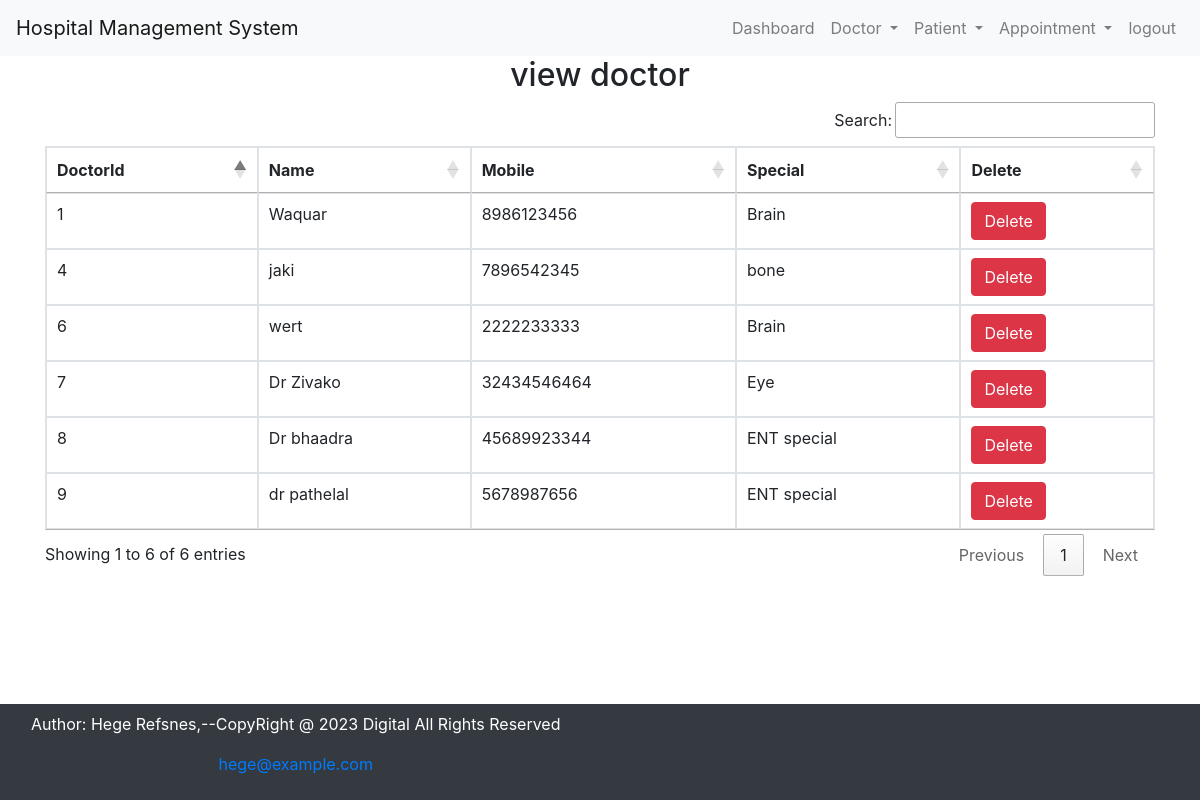
/view_doctor/ (signed in), run on the app's committed database.
### Hospital/models.py (models this page shows, shortened)
class Doctor(models.Model):
    Name=models.CharField(max_length=50)
    mobile=models.IntegerField()
    special=models.CharField(max_length=50)

### Hospital/views.py (the view)
# urls.py: path('view_doctor/',View_Doctor,name='view_doctor'),
def View_Doctor(request):
     if not request.user.is_staff:
          return redirect('login')
     doc=Doctor.objects.all()
     d={'doc':doc}
     return render(request,'view_doctor.html',d)

### Hospital/templates/view_doctor.html
{% include 'base.html' %}
{% include 'navigation.html' %}
{% block content %}
  <div class="container">
    <h2 class='text-center'>view doctor</h2>
    <table  id="example" class="table table-bordered">
      <thead>
        <tr>
                <th>DoctorId</th>
                <th>Name</th>
                <th>Mobile</th>
                <th>Special</th>
                <th>Delete</th>
        </tr>
      </thead>
      <tbody>
        {% for  i in doc %}
        <tr>
            <td>{{i.id}}</td>
            <td>{{i.Name}}</td>
            <td>{{i.mobile}}</td>
            <td>{{i.special}}</td>
            <td><a href='{% url 'delete_doctor' i.id %}'
                   onclick='return confirm('are u sure you want to delete?')' class='btn btn-danger'>Delete</a>
            </td>
        </tr>
        {% endfor %}
      </tbody>
    </table>
  </div>
{% endblock content  %}
{% include 'footer.html' %}

### Hospital/templates/base.html (shortened to what this page needs)
{% load static %}
<!doctype html>
<html lang="en">
  <head>
    <link rel="stylesheet" href="https://cdn.jsdelivr.net/npm/bootstrap@4.6.2/dist/css/bootstrap.min.css">
<link rel="stylesheet" href="https://use.fontawesome.com/releases/v5.7.0/css/all.css">
<link rel="stylesheet" type='text/css' href="{% static 'css/mystyle.css' %}">
<link rel="stylesheet" href="https://cdn.datatables.net/1.13.6/css/jquery.dataTables.min.css"/>
<link rel="stylesheet" href="https://cdn.datatables.net/buttons/2.4.1/css/buttons.dataTables.min.css"/>
  </head>
  <body>
  </body>
</html>

### Hospital/templates/navigation.html (shortened to what this page needs)
<nav class="navbar navbar-expand-lg navbar-light bg-light">
    <a class="navbar-brand" href="#">Hospital Management System</a>
    <div class="collapse navbar-collapse" id="navbarSupportedContent">
      <ul class="navbar-nav ml-auto">
        {% if request.user.is_staff %}
          <li class="nav-item">
            <a class="nav-link" href="{% url 'dashboard' %}">Dashboard</a>
          </li>
        <li class="nav-item dropdown">
          <a class="nav-link dropdown-toggle" href="#" role="button" data-toggle="dropdown" aria-expanded="false">
            Doctor
          </a>
        </li>
        <li class="nav-item dropdown">
          <a class="nav-link dropdown-toggle" href="#" role="button" data-toggle="dropdown" aria-expanded="false">
            Patient
          </a>
        </li>
        <li class="nav-item dropdown">
          <a class="nav-link dropdown-toggle" href="#" role="button" data-toggle="dropdown" aria-expanded="false">
            Appointment
          </a>
        </li>
        <li class="nav-item">
          <a class="nav-link" href="{% url 'logout_admin' %}">logout</a>
        </li>
        {% endif %}
      </ul>
    </div>
  </nav>

### Hospital/templates/footer.html
<nav class='navbar navabr-expand-sm bg-dark navbar-dark fixed-bottom'>
<div class='footer-bottom'>
    <div class='container'>
          <div class='row'>
                <div class='col-sm-12 text-center'>
                  <div class='copyright-text'>
                    <p class='text-white'>Author: Hege Refsnes,--CopyRight @ 2023 Digital All Rights Reserved</p>
                    <p><a href="mailto:hege@example.com">hege@example.com</a></p>
                  </div>
                </div>
        </div>
    </div>
</div>
</nav>

### data on the page
Doctor: id "1", Name "Waquar", mobile "8986123456", special "Brain"
Doctor: id "4", Name "jaki", mobile "7896542345", special "bone"
Doctor: id "6", Name "wert", mobile "2222233333", special "Brain"
Doctor: id "7", Name "Dr Zivako", mobile "32434546464", special "Eye"
Doctor: id "8", Name "Dr bhaadra", mobile "45689923344", special "ENT special"
Doctor: id "9", Name "dr pathelal", mobile "5678987656", special "ENT special"
